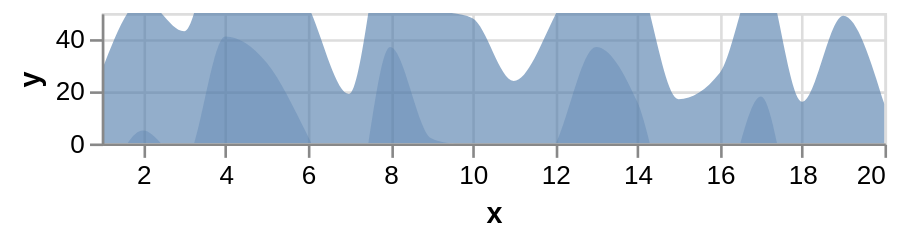

Express this chart as Vega-Lite.
### Vega specification from a JSON file in a GitHub repository (floating-point values rounded to 4 significant figures)
{"$schema": "https://vega.github.io/schema/vega/v5.json", "description": "Horizon Graph with 2 layers. (See https://idl.cs.washington.edu/papers/horizon/ for more details on Horizon Graphs.)", "autosize": "pad", "padding": 5, "width": 300, "height": 50, "style": "cell", "data": [{"name": "source_0", "values": [{"x": 1, "y": 28}, {"x": 2, "y": 55}, {"x": 3, "y": 43}, {"x": 4, "y": 91}, {"x": 5, "y": 81}, {"x": 6, "y": 53}, {"x": 7, "y": 19}, {"x": 8, "y": 87}, {"x": 9, "y": 52}, {"x": 10, "y": 48}, {"x": 11, "y": 24}, {"x": 12, "y": 49}, {"x": 13, "y": 87}, {"x": 14, "y": 66}, {"x": 15, "y": 17}, {"x": 16, "y": 27}, {"x": 17, "y": 68}, {"x": 18, "y": 16}, {"x": 19, "y": 49}, {"x": 20, "y": 15}]}, {"name": "data_0", "source": "source_0", "transform": [{"type": "formula", "expr": "toNumber(datum[\"x\"])", "as": "x"}, {"type": "formula", "expr": "toNumber(datum[\"y\"])", "as": "y"}]}, {"name": "data_1", "source": "data_0", "transform": [{"type": "formula", "expr": "datum.y - 50", "as": "ny"}]}], "marks": [{"name": "layer_0_marks", "type": "area", "clip": true, "style": ["area"], "sort": {"field": "datum[\"x\"]", "order": "descending"}, "from": {"data": "data_0"}, "encode": {"update": {"orient": {"value": "vertical"}, "fill": {"value": "#4c78a8"}, "opacity": {"value": 0.6}, "tooltip": {"signal": "{\"x\": format(datum[\"x\"], \"\"), \"y\": format(datum[\"y\"], \"\")}"}, "x": {"scale": "x", "field": "x"}, "y": {"scale": "y", "field": "y"}, "y2": {"scale": "y", "value": 0}, "defined": {"signal": "datum[\"x\"] !== null && !isNaN(datum[\"x\"]) && datum[\"y\"] !== null && !isNaN(datum[\"y\"])"}}}}, {"name": "layer_1_marks", "type": "area", "clip": true, "style": ["area"], "sort": {"field": "datum[\"x\"]", "order": "descending"}, "from": {"data": "data_1"}, "encode": {"update": {"orient": {"value": "vertical"}, "fill": {"value": "#4c78a8"}, "opacity": {"value": 0.3}, "tooltip": {"signal": "{\"x\": format(datum[\"x\"], \"\"), \"y\": format(datum[\"ny\"], \"\")}"}, "x": {"scale": "x", "field": "x"}, "y": {"scale": "y", "field": "ny"}, "y2": {"scale": "y", "value": 0}, "defined": {"signal": "datum[\"x\"] !== null && !isNaN(datum[\"x\"]) && datum[\"ny\"] !== null && !isNaN(datum[\"ny\"])"}}}}], "scales": [{"name": "x", "type": "linear", "domain": {"fields": [{"data": "data_0", "field": "x"}, {"data": "data_1", "field": "x"}]}, "range": [0, {"signal": "width"}], "nice": false, "zero": false}, {"name": "y", "type": "linear", "domain": [0, 50], "range": [{"signal": "height"}, 0], "nice": true, "zero": true}], "axes": [{"scale": "x", "orient": "bottom", "grid": false, "title": "x", "labelFlush": true, "labelOverlap": true, "tickCount": {"signal": "ceil(width/40)"}, "zindex": 1}, {"scale": "x", "orient": "bottom", "gridScale": "y", "grid": true, "tickCount": {"signal": "ceil(width/40)"}, "domain": false, "labels": false, "maxExtent": 0, "minExtent": 0, "ticks": false, "zindex": 0}, {"scale": "y", "orient": "left", "grid": false, "title": "y", "labelOverlap": true, "tickCount": {"signal": "ceil(height/40)"}, "zindex": 1}, {"scale": "y", "orient": "left", "gridScale": "x", "grid": true, "tickCount": {"signal": "ceil(height/40)"}, "domain": false, "labels": false, "maxExtent": 0, "minExtent": 0, "ticks": false, "zindex": 0}], "config": {"style": {"area": {"interpolate": "monotone"}}}}
